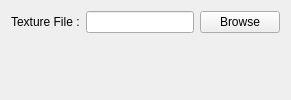
         <widget class="QWidget" name="textureTab">
          <property name="sizePolicy">
           <sizepolicy hsizetype="Expanding" vsizetype="Expanding">
            <horstretch>0</horstretch>
            <verstretch>0</verstretch>
           </sizepolicy>
          </property>
          <attribute name="title">
           <string>Texture</string>
          </attribute>
          <layout class="QGridLayout" name="gridLayout_6">
           <item row="0" column="0">
            <layout class="QHBoxLayout" name="horizontalLayout">
             <item>
              <widget class="QLabel" name="label_2">
               <property name="text">
                <string>Texture File :</string>
               </property>
              </widget>
             </item>
             <item>
              <widget class="QLineEdit" name="textureFileEdit"/>
             </item>
             <item>
              <widget class="QPushButton" name="browseTextureBtn">
               <property name="text">
                <string>Browse</string>
               </property>
              </widget>
             </item>
            </layout>
           </item>
           <item row="1" column="0">
            <spacer name="verticalSpacer_5">
             <property name="orientation">
              <enum>Qt::Vertical</enum>
             </property>
             <property name="sizeHint" stdset="0">
              <size>
               <width>20</width>
               <height>40</height>
              </size>
             </property>
            </spacer>
           </item>
          </layout>
         </widget>
